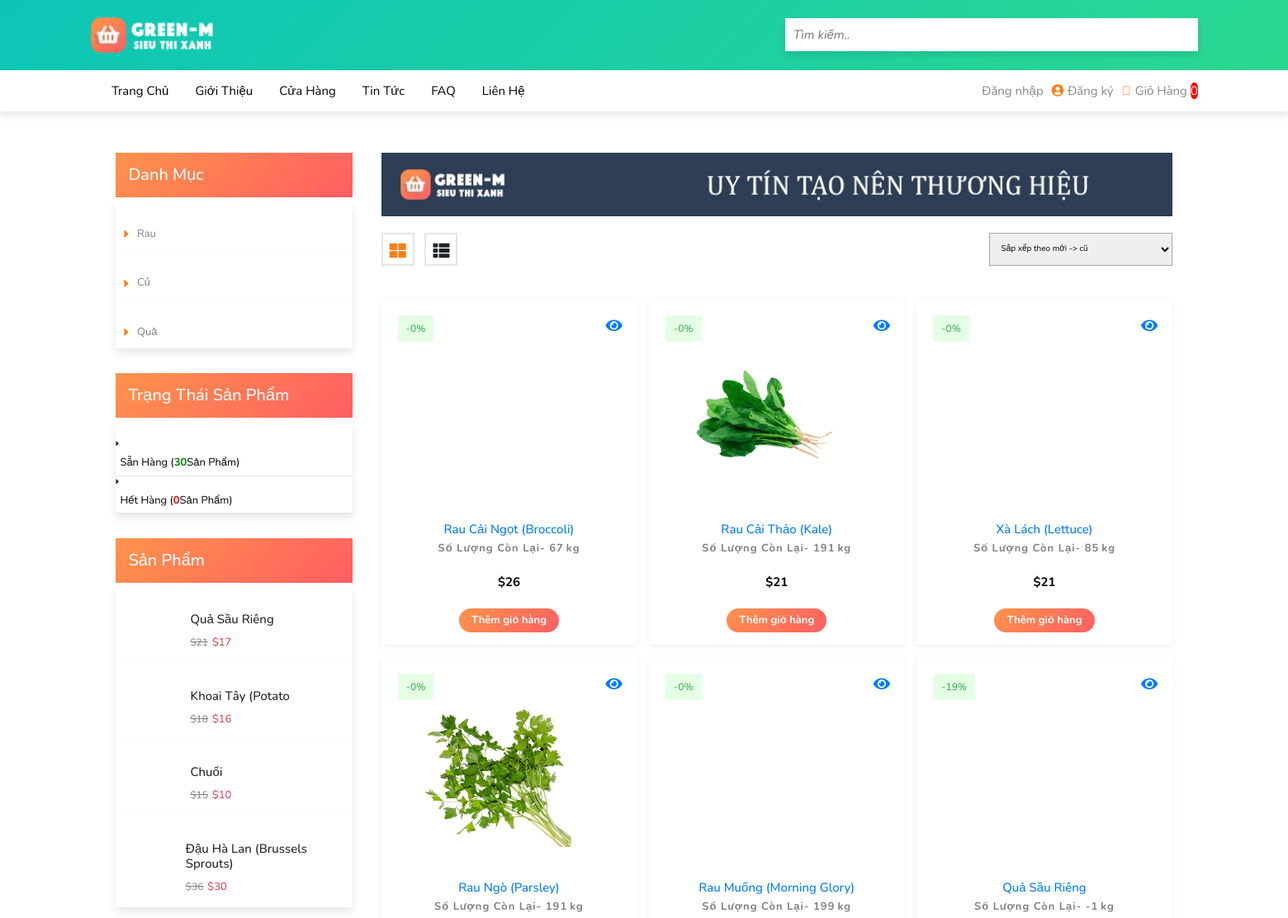
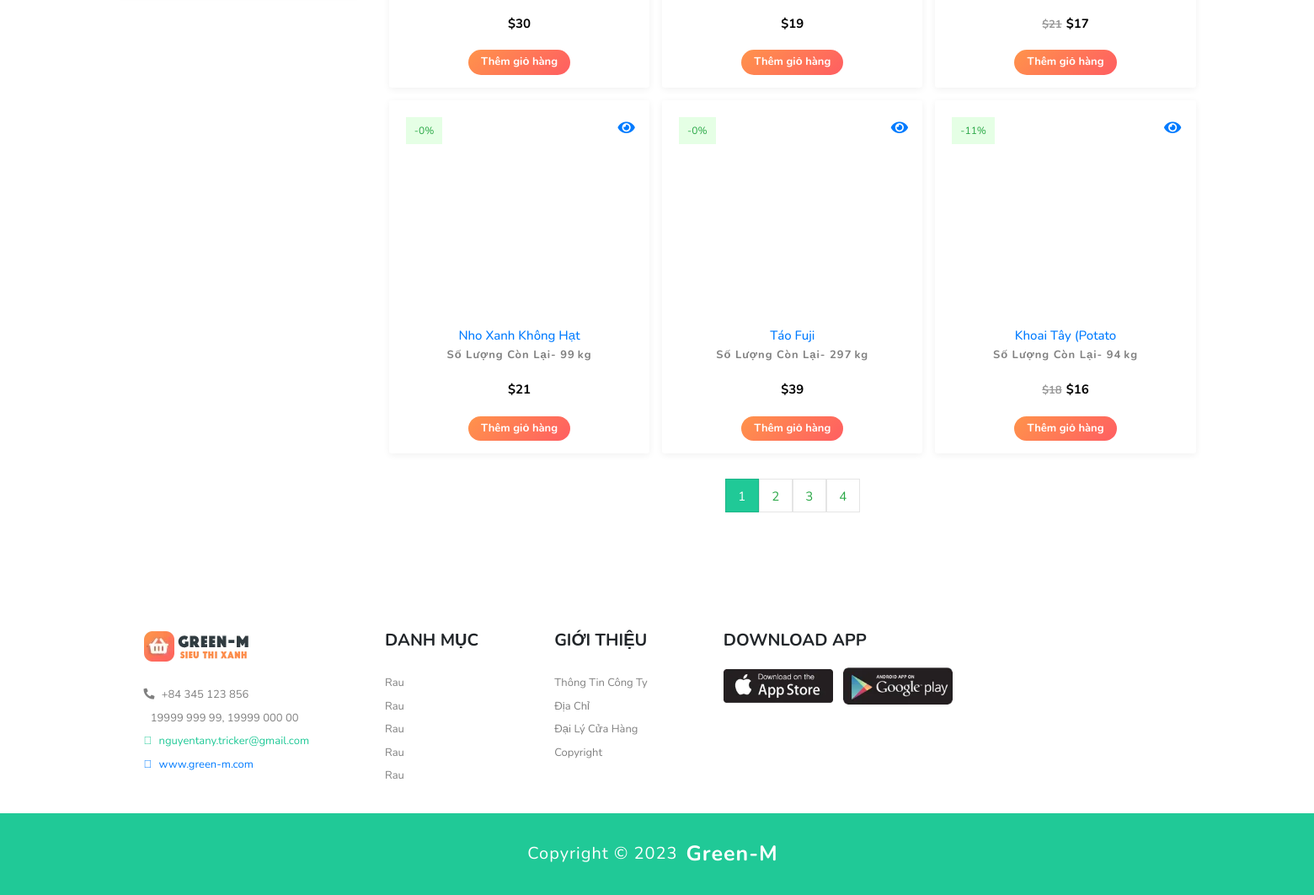
The app's page /public/index.php?act=shop&page=1&start=0 with its own data (2 pictures, top to bottom).
### tables this page shows
CREATE TABLE `category` (
  `category_id` int(123) NOT NULL,
  `category_name` varchar(20) NOT NULL,
  `category_img` varchar(100) NOT NULL DEFAULT 'https://upload.wikimedia.org/wikipedia/commons/3/30/%28none%29.png',
  `category_status` varchar(20) NOT NULL,
  `time_reg` timestamp NOT NULL DEFAULT current_timestamp()
);

CREATE TABLE `product` (
  `product_id` int(123) NOT NULL,
  `product_name` varchar(299) NOT NULL,
  `product_price` double(10,2) NOT NULL,
  `product_del` double(10,2) NOT NULL DEFAULT 0.00,
  `product_qty` int(3) NOT NULL,
  `product_origin` varchar(29) NOT NULL,
  `product_view` int(123) NOT NULL,
  `category_id` int(123) NOT NULL,
  `account_id` int(123) NOT NULL,
  `time_reg` timestamp NOT NULL DEFAULT current_timestamp()
);

### public/model_dao/connect.php (called while the page is built, shortened)
<?php
    class dao_con {
        function conn_db() {
            $sqlServer = "mysql:host=localhost; dbname=green_m8683";
            $username = "root";
            $password = "";
            try {
                $conn = new PDO($sqlServer, $username, $password);
                $conn->setAttribute(PDO::ATTR_ERRMODE, PDO::ERRMODE_EXCEPTION);
            } catch(PDOException $e) {
                echo 'Ket noi database that bai do ' . $e->getMessage();
            }
            return $conn;
        }
        function conn_show_all($sql) {
            $conn = $this->conn_db();
            $sqlBindParam = array_slice(func_get_args(), 1);
            try {
                $stmt = $conn->prepare($sql);
                $stmt->execute($sqlBindParam);
                $ketqua = $stmt->fetchAll();
                return $ketqua;
            } catch (PDOException $e) {
                throw $e;
            } finally {
                unset($conn);
            }
        }
    }
?>

### public/model_dao/category.php (called while the page is built, shortened)
<?php
    include_once "connect.php";
    class category_lass extends dao_con {
        public function show_category_home() {
            $sql = "SELECT category.*, COUNT(product.product_id) AS so_luong_san_pham
                    FROM category
                    LEFT JOIN product ON category.category_id = product.category_id
                    GROUP BY category.category_id
            ";
            return $this->conn_show_all($sql);
        }
    }
?>

### public/model_dao/product.php (called while the page is built, shortened)
<?php
    include_once "connect.php";
    class product_lass extends dao_con {
        public function show_product_home() {
            $sql = "SELECT y.*, grouped_images.image_files
                    FROM (
                        SELECT y.product_id, GROUP_CONCAT(img.image_file) AS image_files
                        FROM product y
                        JOIN image_product img ON y.product_id = img.product_id
                        GROUP BY y.product_id
                    ) AS grouped_images
                    JOIN product y ON y.product_id = grouped_images.product_id
                    ORDER BY y.product_view DESC
            ";
            return $this->conn_show_all($sql);
        }
        public function show_product_shop($a) {
            $offset = intval($a);
            $sql = "SELECT y.*, grouped_images.image_files
                    FROM (
                        SELECT y.product_id, GROUP_CONCAT(img.image_file) AS image_files
                        FROM product y
                        JOIN image_product img ON y.product_id = img.product_id
                        GROUP BY y.product_id
                    ) AS grouped_images
                    JOIN product y ON y.product_id = grouped_images.product_id
                    ORDER BY y.product_view DESC LIMIT $offset, 9
            ";
            return $this->conn_show_all($sql);
        }
    }
?>

### public/view/shop.php (the view, shortened to what this page needs)
<section class="shop-product home">
<div class="box-container">
    <div class="left-col">
        <div class="left-col-1">
            <h2 class="title">Danh mục</h2>
            <?php
                foreach($show_category_shop as $items) {
                    extract($items);
                    echo '
                        <div class="box">
                            <div class="check">
                                <i class="fas fa-caret-right"></i>
                                <a href="#">'. $category_name .'</a>
                            </div>
                        </div>
                    ';
                }
            ?>
        </div>
        <div id="col-2">
            <h2 class="title">Trạng thái sản phẩm</h2>
            <div class="box">
                <?php
                    $onl = 0;
                    $off = 0;
                    foreach($show_left_shop as $items) {
                        extract($items);
                        if($product_qty == 0) {
                            $off++;
                        } else {
                            $onl++;
                        }
                    }
                ?>
                <div class="check">
                    <i class="fas fa-caret-right"></i>
                    <a href="#">Sẵn hàng (<b style="color: green;"><?=$onl;?></b>sản phẩm)</a>
                </div>
                <div class="check">
                    <i class="fas fa-caret-right"></i>
                    <a href="#">Hết hàng (<b style="color: red;"><?=$off;?></b>sản phẩm)</a>
                </div>
            </div>
        </div>
        <div id="col-3">
            <h2 class="title">Sản phẩm</h2>
            <?php
                foreach($show_left_shop as $items) {
                    extract($items);
                    if($product_del > 0.00) {
                        $giamgia = (($product_price - $product_del) / $product_price) * 100;
                        $image = explode(',', $image_files);
                        echo '
                            <div class="box">
                                <div class="image">
                                    <img src="'. $image[0] .'" alt="">
                                    <div class="content">
                                        <h3>'. $product_name .'</h3>
                                        <p><span>$'. $product_price .'</span>$'. $product_del .'</p>
                                    </div>
                                </div>
                            </div>
                        ';
                    }
                }
            ?>
        </div>
    </div>
    <div class="right-col">
        <div class="logo">
            <a href="#"><img src="view/images/shop-1.webp" alt=""></a>
        </div>
        <div class="right-col-1">
            <div class="icons">
                <i class="fas fa-th-large"></i>
                <i class="fas fa-th-list"></i>
            </div>
            <div class="select">
                <td>
                    <select id="fillProduct">
                        <option selected value="fillnewtoour">Sắp xếp theo mới -> cũ</option>
                    </select>
                  </td>
            </div>
        </div>
        <div class="right-col-3">
            <section class="product">
                <div class="box-container fullProductShop">
                <?php
                    foreach($show_product_shop as $items) {
                        extract($items);
                        if($product_del == 0.00) {
                            $giamgia = 0;
                        } else {
                            $giamgia = (($product_price - $product_del) / $product_price) * 100;
                        }
                        $image = explode(',', $image_files);
                        echo '
                            <div class="box">
                                <span class="discount">-'. intval($giamgia) .'%</span>
                                <div class="corner-box"><span><a href="?act=detail&product_id=' . $product_id . '&category='. $category_id .'" class="loadkkk"><i class="fas fa-eye"></i></a></span></div>
                                <div class="box-img-product"><img src="'. $image[0] .'" alt=""></div>
                                <h3>'. $product_name .'</h3>
                                <p>Số lượng còn lại- <span>'. $product_qty .'</span>kg</p>
                                '; if($giamgia == 0.00) {
                                    echo '<div class="price">$'. $product_price .'</div>';
                                } else {
                                    echo '<div class="price"><span>$'. $product_price .'</span>$'. $product_del .'</div>';
                                }
                                echo '
                                <button type="button" class="btn addtocart" data-shop-id="'. $account_id .'" data-product-id="'. $product_id .'" data-product-name="'. $product_name .'" data-product-img="'. $image[0] .'" data-product-del="'. $product_del .'" data-product-price="'. $product_price .'" data-product-qty="1">Thêm giỏ hàng</button>
                            </div>
                        ';
                    }
                ?>
                </div>
            </section>
        </div>
    <div class="next-page">
    <?php
        $trang = 0;
        foreach ($phantrang as $items) {
            $trang++;
        }
        $chiatrang = $trang / 9;
        $page = ceil($chiatrang);
        $start = 0;
        $show_offset = "";
        $current_page = $_GET['page'];
        for ($i = 1; $i <= $page; $i++) {
            if ($i == $current_page) {
                $show_offset .= '<a href="index.php?act=shop&page='. $i .'&start=' . $start . '" class="page loadkkk" id="active-page">' . $i . '</a>';
            } else {
                $show_offset .= '<a href="index.php?act=shop&page='. $i .'&start=' . $start . '" class="page loadkkk">' . $i . '</a>';
            }
            $start += 9;
        }
        echo $show_offset;
    ?>
    </div>
    </div>
</div>
</section>

### records on screen
category: category_name "Rau"
category: category_name "Củ"
category: category_name "Quả"
product: product_name "Quả Sầu Riêng", product_price "21", product_del "17", giamgia "19", product_qty "-1"
product: product_name "Khoai Tây (Potato", product_price "18", product_del "16", giamgia "11", product_qty "94"
product: product_name "Chuối", product_price "15", product_del "10"
product: product_name "Đậu Hà Lan (Brussels Sprouts)", product_price "36", product_del "30"
product: product_del "0", product_name "Rau Cải Ngọt (Broccoli)", product_qty "67", product_price "26"
product: product_del "0", shows a picture, product_name "Rau Cải Thảo (Kale)", product_qty "191", product_price "21"
product: product_del "0", product_name "Xà Lách (Lettuce)", product_qty "85", product_price "21"
product: product_del "0", shows a picture, product_name "Rau Ngò (Parsley)", product_qty "191", product_price "30"
product: product_del "0", product_name "Rau Muống (Morning Glory)", product_qty "199", product_price "19"
product: product_del "0", product_name "Nho Xanh Không Hạt", product_qty "99", product_price "21"
product: product_del "0", product_name "Táo Fuji", product_qty "297", product_price "39"

### other values on screen
$onl "30"
$off "0"
